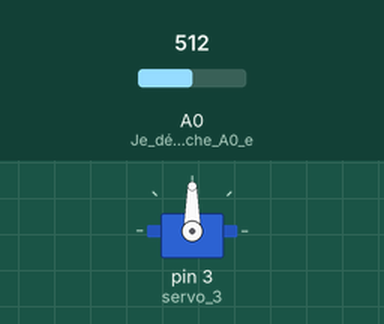
Simulated run of this sketch. Board: Arduino Uno, built with avr-gcc and run on an emulated ATmega328P. Shown: servo. The test bench sets the inputs (shaded band); at power-on: A0 (Je_définie_ma_broche_A0_e) = 512. What the sketch prints to the serial monitor is not drawn.

Above: at 1.2 s.
1.3 s: A0 (Je_définie_ma_broche_A0_e) set to 716
At 2.4 s:
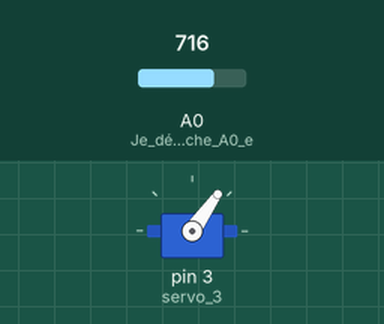
2.8 s: A0 (Je_définie_ma_broche_A0_e) set to 900
At 3.6 s:
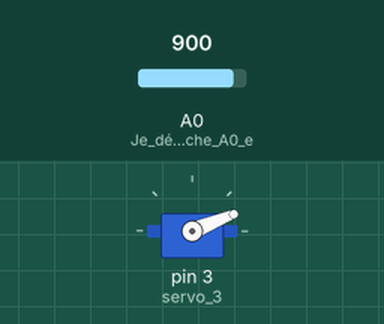
4.3 s: A0 (Je_définie_ma_broche_A0_e) set to 1023
At 4.7 s:
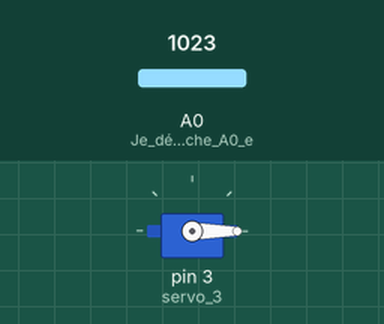
5.8 s: A0 (Je_définie_ma_broche_A0_e) set to 306
At 7.0 s:
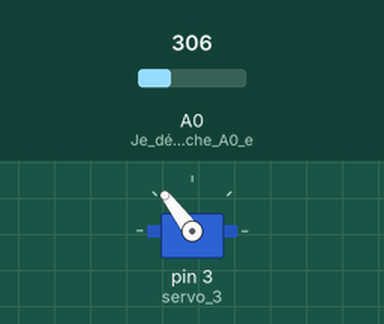
7.3 s: A0 (Je_définie_ma_broche_A0_e) set to 122
At 8.3 s:
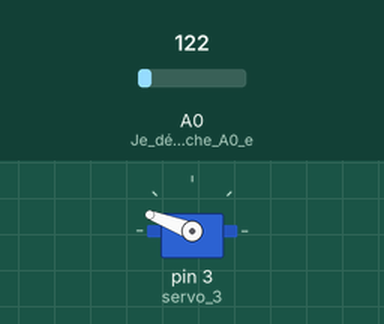
8.8 s: A0 (Je_définie_ma_broche_A0_e) set to 0
At 9.4 s:
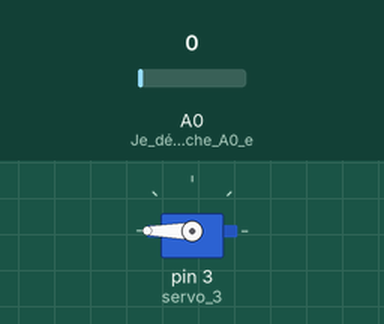
Timing chart, 0 to 11.3 s (numbered marks = the images above; inputs shaded):
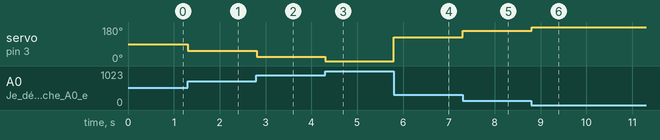

Measured:
- after the input at 1.3 s, servo on pin 3 (servo_3): 90° → 55° at once
- after the input at 2.8 s, servo on pin 3 (servo_3): 55° → 22° at once
- after the input at 4.3 s, servo on pin 3 (servo_3): 22° → 0° at once
- after the input at 5.8 s, servo on pin 3 (servo_3): 0° → 127° at once
- after the input at 7.3 s, servo on pin 3 (servo_3): 127° → 159° at once
- after the input at 8.8 s, servo on pin 3 (servo_3): 159° → 180° at once

The sketch:

TP01.ino
```cpp
// Branchement :
// Servo en 3
// Potentiomètre en A0


// On fait appel à la bibliothèque qui sait comment gérer les servomoteurs
#include <Servo.h>

// Création des variables pour mon mappage
int buteee_gauche = 180;
int butee_droite = 0;

// création de la variable qui va stocker la lecture de la broche analogique
int lecture_potar = 0;

// création de la vatiable qui va contenir l'angle à donner au servomoteur (après mappage ou règle de 3)
int consigne_angle_servo = 0;

// création de l'objet servo qui va s'appeler par la suite servo_3
Servo servo_3;

// Séquence d'initialisation
void setup()
{
  pinMode(A0, INPUT); // Je définie ma broche A0 en tant qu'entrée analogique
  servo_3.attach(3); // J'indique que j'ai branché le servo sur la broche 3

  Serial.begin(9600); // Je démarre la communication serie pour avoir les informations dans mon terminal

}

// Programme principal qui tourne en boucle
void loop()
{
    lecture_potar = analogRead(A0); // Je lis la valeur en A0 et la stocke dans ma variable lecture_potar

    // Je fais un mappage (règle de 3) de ma valeur d'origine qui va de 0 à 1023 vers mes butées
    consigne_angle_servo = (map(lecture_potar, 0, 1023, buteee_gauche, butee_droite));

    servo_3.write(consigne_angle_servo); // J'envoie la consigne au servo de bouger vers l'angle consigne_angle_servo

    Serial.println(consigne_angle_servo); // J'imprime la valeur dans mon moniteur

}
```
